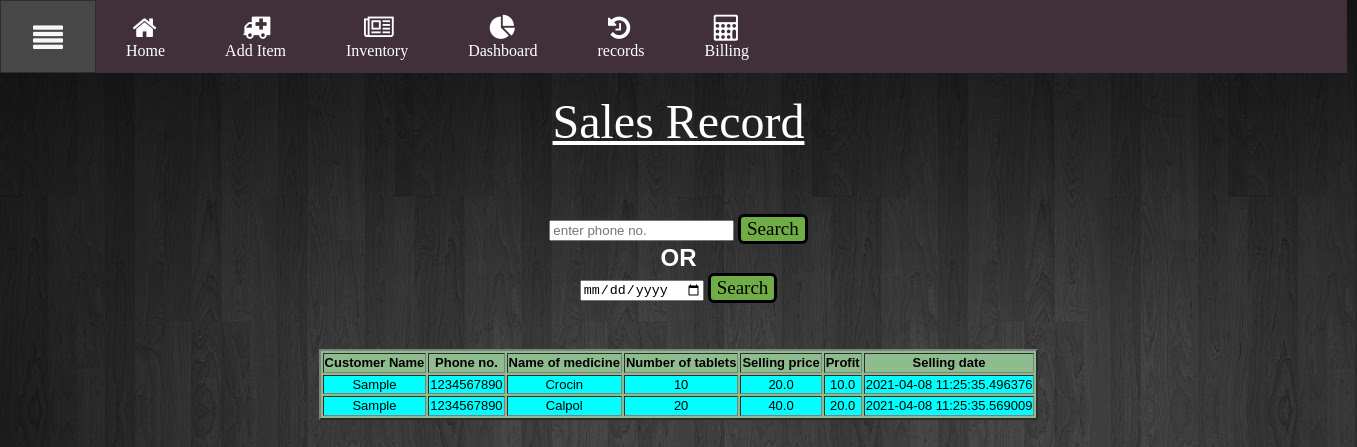
Screenshot of /records (signed in) with the database file from the repository.
### app.py (models this page shows)
class Customer(db.Model):
	id = db.Column(db.Integer, primary_key=True)
	name = db.Column(db.String(100))
	phone_number = db.Column(db.String(12))
	order = db.relationship('Sales', backref='buyer')

class Sales(db.Model):
	id = db.Column(db.Integer, primary_key=True)
	med_name = db.Column(db.String(100))
	no_of_tabs = db.Column(db.Integer)
	sale_price = db.Column(db.Float)
	selling_date = db.Column(db.DateTime)
	profit = db.Column(db.Float)
	buyer_id = db.Column(db.Integer, db.ForeignKey('customer.id'))
	salesman_id = db.Column(db.Integer, db.ForeignKey('pharmacists.id'))

### app.py (the view, shortened to what this page needs)
@app.route("/records", methods = ['GET', 'POST'])
@login_required
def records():
	sales_recs = make_dict_sale_recs()
	if request.method == 'GET':
		return render_template("records.html", sales_recs = sales_recs, phone_number = 0, date = 0)

### app.py (called while the page is built)
@login_manager.user_loader
def load_user(user_id):
    return Pharmacists.query.get(int(user_id))

def all_sales():
	sales = Sales.query.filter_by(salesman_id = session['id']).all()
	return sales

def make_dict_sale_recs():
	sales = all_sales()
	sales_with_customer = []
	for sale in sales:
		sale_with_customer = {}
		customer = Customer.query.filter(Customer.id == sale.buyer_id).first()
		if customer is not None:
			sale_with_customer["name"] = customer.name
			sale_with_customer["phone_number"] = customer.phone_number
			sale_with_customer["med_name"] = sale.med_name
			sale_with_customer["no_of_tabs"] = sale.no_of_tabs
			sale_with_customer["sale_price"] = sale.sale_price
			sale_with_customer["selling_date"] = sale.selling_date
			sale_with_customer["profit"] = sale.profit
			sales_with_customer.append(sale_with_customer)
	return sales_with_customer

### templates/records.html (shortened to what this page needs)
{% extends "layout.html" %}
{% block body %}
<!DOCTYPE html>
<html lang="en">
<head>
</head>
<body>
   <center>
      <div id="wb_Text1" style="left:581px;top:25px;width:322px;height:60px;z-index:1;">
         <span style="color:#FFFFFF;font-family:Impact;font-size:48px;"><u>Sales Record</u></span></div>
   </center>
   <br><br><br><br>
    <form action="/records" method="POST" style="text-align: center;">
        <input type="text" minlength="10" placeholder="enter phone no." name="phone_number">
        <input type="submit" id="Button1" name="search" value="Search">
    </form>
    <center><h3 style="color: white;">OR</h3></center>
    <form action="/records" method="POST" style="text-align: center;">
         <input type="date" name="date">
         <input type="submit" id="Button1" name="search" value="Search">
   </form>
   <br>
    <br>
    <br>
        {% if phone_number == 0 and date == 0 %}
        <TABLE id="dataTable" border="2" align="center" style="background-color: darkseagreen;">
            <th style="text-align: center;">Customer Name</th>
            <th style="text-align: center;">Phone no.</th>
            <th style="text-align: center;">Name of medicine</th>
            <th style="text-align: center;">Number of tablets</th>
            <th style="text-align: center;">Selling price</th>
            <th style="text-align: center;">Profit</th>
            <th style="text-align: center;">Selling date</th>
                {% for i in sales_recs %}
                <tr style="text-align: center; background-color: cyan;">
                    <td>{{i.name}}</td>
                    <td>{{i.phone_number}}</td>
                    <td>{{i.med_name}}</td>
                    <td>{{i.no_of_tabs}}</td>
                    <td>{{i.sale_price}}</td>
                    <td>{{i.profit}}</td>
                    <td>{{i.selling_date}}</td>
                </tr>
                {% endfor %}
          </TABLE>
          {% endif %}
    <br><br>
</body>
</html>
{% endblock %}

### rows the page displays
Customer: name "Sample" "Sample", phone_number "1234567890" "1234567890"
Sales: med_name "Crocin", sale_price "20.0", profit "10.0", selling_date "2021-04-08 11:25:35.496376"
Sales: med_name "Calpol", sale_price "40.0", profit "20.0", selling_date "2021-04-08 11:25:35.569009"

### other values shown
{{ i.no_of_tabs }} "10" "20"
